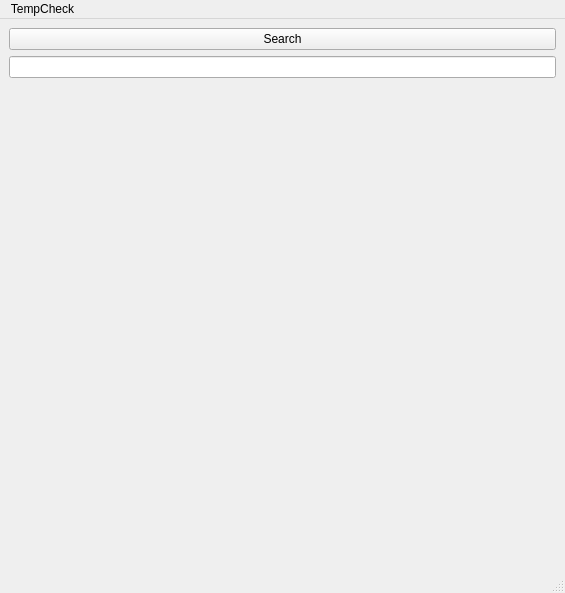
<?xml version="1.0" encoding="UTF-8"?>
<ui version="4.0">
 <class>WeatherApp</class>
 <widget class="QMainWindow" name="WeatherApp">
  <property name="geometry">
   <rect>
    <x>0</x>
    <y>0</y>
    <width>565</width>
    <height>593</height>
   </rect>
  </property>
  <property name="windowTitle">
   <string>WeatherApp</string>
  </property>
  <widget class="QWidget" name="centralwidget">
   <layout class="QVBoxLayout" name="verticalLayout">
    <item>
     <widget class="QPushButton" name="searchButton">
      <property name="text">
       <string>Search</string>
      </property>
     </widget>
    </item>
    <item>
     <widget class="QLineEdit" name="searchBar">
      <property name="text">
       <string/>
      </property>
      <property name="frame">
       <bool>true</bool>
      </property>
     </widget>
    </item>
    <item>
     <widget class="QLabel" name="searchInfo">
      <property name="text">
       <string/>
      </property>
     </widget>
    </item>
   </layout>
  </widget>
  <widget class="QMenuBar" name="menubar">
   <property name="geometry">
    <rect>
     <x>0</x>
     <y>0</y>
     <width>565</width>
     <height>22</height>
    </rect>
   </property>
   <widget class="QMenu" name="menuTemperatura">
    <property name="title">
     <string>TempCheck</string>
    </property>
    <addaction name="actionAsile"/>
   </widget>
   <addaction name="menuTemperatura"/>
  </widget>
  <widget class="QStatusBar" name="statusbar"/>
  <action name="actionAsile">
   <property name="text">
    <string>Asile</string>
   </property>
  </action>
 </widget>
 <resources/>
 <connections/>
</ui>
